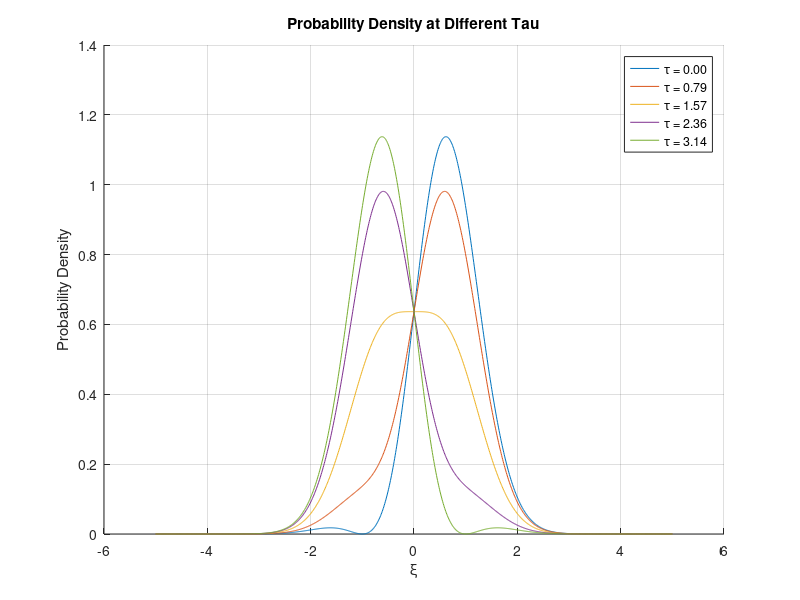

The MATLAB source for this figure:
% Define parameters
omega = 1; % Arbitrary unit
hbar = 1;
m = 1;
l_ho = sqrt(hbar / (m * omega));

% Define x and dimensionless variables
x = linspace(-5*l_ho, 5*l_ho, 1000);
xi = x / l_ho;

% Define wave functions
psi0 = (1/sqrt(pi)) * exp(-0.5 * xi.^2);
psi1 = sqrt(2) * xi .* (1/sqrt(pi)) .* exp(-0.5 * xi.^2); % Element-wise multiplication

% Time points
taus = [0, pi/4, pi/2, 3*pi/4, pi];

% Plot probability densities
figure;
hold on;
for tau = taus
    % Calculate time-dependent wave function
    psi0_t = psi0 .* exp(-1i * 0.5 * tau);
    psi1_t = psi1 .* exp(-1i * 1.5 * tau);
    
    % Total wave function
    Psi_t = sqrt(2) * psi0_t + psi1_t;
    
    % Probability density
    prob_density = abs(Psi_t).^2;
    
    % Plot
    plot(xi, prob_density, 'DisplayName', sprintf('\\tau = %.2f', tau));
end
hold off;
xlabel('ξ');
ylabel('Probability Density');
title('Probability Density at Different Tau');
legend;
grid on;

